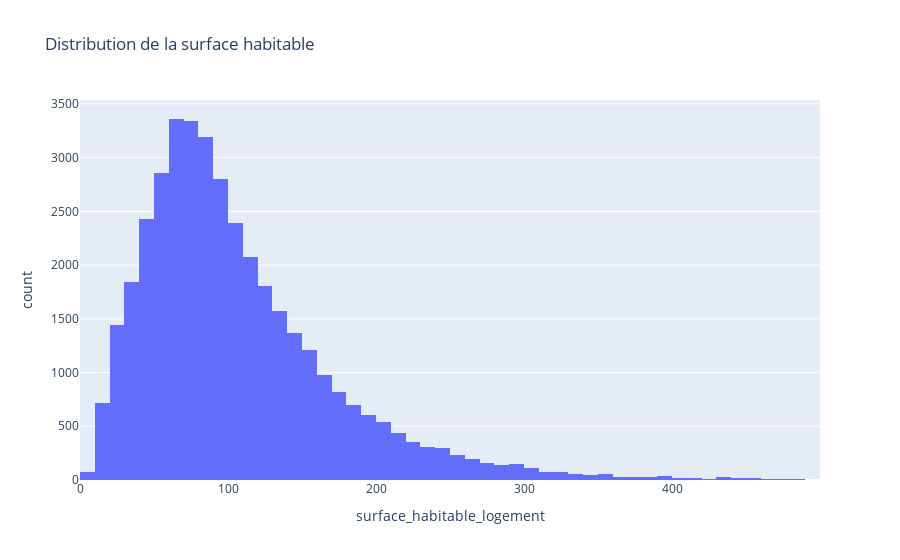

Notebook code for this chart:
### Code cell
df = pd.read_parquet("database_dpe.parquet")
fig_surface = px.histogram(df, x='surface_habitable_logement', nbins=50, title='Distribution de la surface habitable')
plot_div = fig_surface.to_html(full_html=False)
fig_surface.show()

### Figure 1 — Plotly figure (JSON) as saved in the notebook; plotly's stock layout.template omitted (floating-point values rounded to 4 significant figures; data arrays with more than 128 entries replaced by an {"elided": "..."} marker saying what was removed)
{"data": [{"alignmentgroup": "True", "bingroup": "x", "hovertemplate": "surface_habitable_logement=%{x}<br>count=%{y}<extra></extra>", "legendgroup": "", "marker": {"color": "#636efa", "pattern": {"shape": ""}}, "name": "", "nbinsx": 50, "offsetgroup": "", "orientation": "v", "showlegend": false, "type": "histogram", "x": {"elided": "39048 int values"}, "xaxis": "x", "yaxis": "y"}], "layout": {"barmode": "relative", "legend": {"tracegroupgap": 0}, "title": {"text": "Distribution de la surface habitable"}, "xaxis": {"anchor": "y", "domain": [0, 1], "title": {"text": "surface_habitable_logement"}}, "yaxis": {"anchor": "x", "domain": [0, 1], "title": {"text": "count"}}}}
